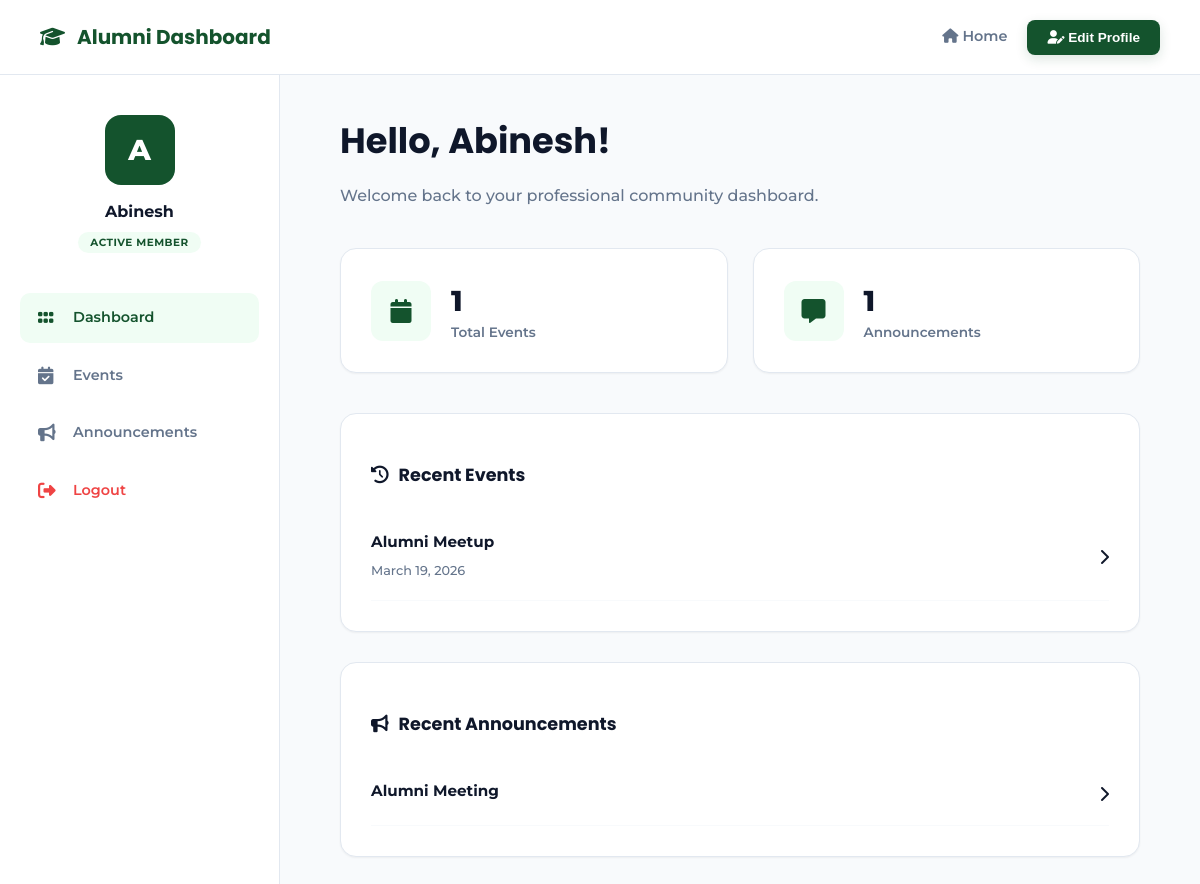
Page /alumni_app/alumni-dashboard/ (signed in) on the committed database.
### Alumni_app/models.py (models this page shows, shortened)
class Event(models.Model):
    title = models.CharField(max_length=200)
    description = models.TextField()
    date = models.DateField()
    image_url = models.URLField(blank=True, null=True)
    created_by = models.ForeignKey(User, on_delete=models.CASCADE, null=True, blank=True)
    is_approved = models.BooleanField(default=False)
    is_rejected = models.BooleanField(default=False)

class Announcement(models.Model):
    title = models.CharField(max_length=200)
    message = models.TextField()
    image_url = models.URLField(blank=True)
    posted_on = models.DateField(auto_now_add=True)

### Alumni_app/views.py (the view)
# urls.py: path('alumni-dashboard/', views.alumni_dashboard, name='alumni_dashboard'),
@login_required
def alumni_dashboard(request):
    profile, created = Profile.objects.get_or_create(user=request.user)
    context = {
        "profile": profile,
        "total_events": Event.objects.count(),
        "total_jobs": Job.objects.count(),
        "total_announcements": Announcement.objects.count(),
        "recent_events": Event.objects.order_by("-date")[:3],
        "recent_jobs": Job.objects.order_by("-posted_on")[:3],
        "recent_announcements": Announcement.objects.order_by("-posted_on")[:3],
    }
    return render(request, "alumni_dashboard.html", context)

### Alumni_app/templates/alumni_dashboard.html (shortened to what this page needs)
{% load static %}
<!doctype html>
<html lang="en">
<head>
    <link rel="stylesheet" href="{% static 'alumni_dashboard.css' %}" />
    <link rel="stylesheet" href="https://cdnjs.cloudflare.com/ajax/libs/font-awesome/6.5.0/css/all.min.css" />
</head>
<body>
    <header>
        <div class="logo">
            <i class="fa-solid fa-graduation-cap"></i>
            <span>Alumni Dashboard</span>
        </div>
        <div class="header-actions">
            <a href="{% url 'index' %}" class="nav-link-home">
                <i class="fa-solid fa-house"></i> Home
            </a>
            <button class="edit-btn highlight" onclick="openProfile()">
                <i class="fa-solid fa-user-pen"></i> Edit Profile
            </button>
        </div>
    </header>
    <div class="dashboard-container">
        <aside class="sidebar">
            <div class="profile-card">
                <div class="avatar">{{ request.user.username|first|upper }}</div>
                <p class="username">{{ request.user.username }}</p>
                <span class="status-badge">Active Member</span>
            </div>
            <nav>
                <a href="{% url 'alumni_dashboard' %}" class="nav-item active">
                    <i class="fa-solid fa-grip"></i> Dashboard
                </a>
                <a href="{% url 'create_event' %}" class="nav-item">
                    <i class="fa-solid fa-calendar-check"></i> Events
                </a>
                <a href="#" class="nav-item">
                    <i class="fa-solid fa-bullhorn"></i> Announcements
                </a>
                <a href="{% url 'logout' %}" class="nav-item logout-sidebar">
                    <i class="fa-solid fa-right-from-bracket"></i> Logout
                </a>
            </nav>
        </aside>
        <main class="main-content">
            <div class="welcome-section">
                <h1>Hello, {{ request.user.username }}!</h1>
                <p>Welcome back to your professional community dashboard.</p>
            </div>
            <div class="stats">
                <div class="card stat-card">
                    <div class="card-icon"><i class="fa-solid fa-calendar"></i></div>
                    <div class="stat-info">
                        <h2>{{ total_events|default:"0" }}</h2>
                        <p>Total Events</p>
                    </div>
                </div>
                <div class="card stat-card">
                    <div class="card-icon"><i class="fa-solid fa-message"></i></div>
                    <div class="stat-info">
                        <h2>{{ total_announcements|default:"0" }}</h2>
                        <p>Announcements</p>
                    </div>
                </div>
            </div>
            <div class="content-grid">
                <section class="events-section card">
                    <h3><i class="fa-solid fa-clock-rotate-left"></i> Recent Events</h3>
                    <div class="list-container">
                        {% for event in recent_events %}
                        <div class="list-item">
                            <div class="item-text">
                                <h4>{{ event.title }}</h4>
                                <span>{{ event.date }}</span>
                            </div>
                            <i class="fa-solid fa-chevron-right"></i>
                        </div>
                        {% empty %}
                        <p class="empty-msg">No upcoming events scheduled.</p>
                        {% endfor %}
                    </div>
                </section>
                <section class="announcements-section card">
                    <h3><i class="fa-solid fa-bullhorn"></i> Recent Announcements</h3>
                    <div class="list-container">
                        {% for announce in recent_announcements %}
                        <div class="list-item">
                            <div class="item-text">
                                <h4>{{ announce.title }}</h4>
                            </div>
                            <i class="fa-solid fa-chevron-right"></i>
                        </div>
                        {% empty %}
                        <p class="empty-msg">No announcements at this time.</p>
                        {% endfor %}
                    </div>
                </section>
            </div>
        </main>
    </div>
</body>
</html>

### Alumni_app/static/alumni_dashboard.css (style rules this page uses)
:root { --primary: #14532d; --primary-light: #f0fdf4; --accent: #166534; --success: #22c55e; --bg: #f8fafc; --white: #ffffff; --text-main: #0f172a; --text-muted: #64748b; --border: #e2e8f0; --danger: #ef4444; --shadow-sm: 0 1px 2px 0 rgb(0 0 0 / 0.05); --shadow-md: 0 4px 6px -1px rgb(0 0 0 / 0.1); }
* { box-sizing: border-box; -webkit-font-smoothing: antialiased; }
body { font-family: 'Montserrat', sans-serif; background: var(--bg); margin: 0; color: var(--text-main); line-height: 1.5; }
header { height: 75px; background: var(--white); border-bottom: 1px solid var(--border); display: flex; justify-content: space-between; align-items: center; padding: 0 40px; position: sticky; top: 0; z-index: 1000; }
header .logo { font-family: 'Poppins', sans-serif; font-weight: 700; font-size: 1.25rem; color: var(--primary); display: flex; align-items: center; gap: 12px; }
.header-actions { display: flex; align-items: center; gap: 20px; }
.nav-link-home { text-decoration: none; color: var(--text-muted); font-weight: 600; font-size: 0.9rem; transition: color 0.2s; }
.edit-btn.highlight { background: var(--primary); color: white; border: none; padding: 10px 20px; border-radius: 8px; font-weight: 700; font-size: 0.85rem; cursor: pointer; transition: all 0.3s cubic-bezier(0.4, 0, 0.2, 1); box-shadow: 0 4px 12px rgba(20, 83, 45, 0.15); }
.dashboard-container { display: flex; min-height: calc(100vh - 75px); }
.sidebar { width: 280px; background: var(--white); border-right: 1px solid var(--border); padding: 40px 20px; display: flex; flex-direction: column; }
.profile-card { text-align: center; margin-bottom: 40px; }
.avatar { width: 70px; height: 70px; background: var(--primary); color: white; border-radius: 16px; margin: 0 auto 15px; display: flex; align-items: center; justify-content: center; font-size: 1.8rem; font-weight: 800; }
.username { font-weight: 700; font-size: 1rem; margin: 0 0 5px 0; }
.status-badge { font-size: 0.65rem; color: var(--primary); background: var(--primary-light); padding: 4px 12px; border-radius: 20px; font-weight: 700; text-transform: uppercase; letter-spacing: 0.5px; }
.nav-item { display: flex; align-items: center; gap: 15px; padding: 14px 18px; color: var(--text-muted); text-decoration: none; border-radius: 10px; margin-bottom: 8px; font-weight: 600; font-size: 0.9rem; transition: 0.2s ease; }
.nav-item i { width: 20px; font-size: 1.1rem; }
.nav-item:hover, .nav-item.active { background: var(--primary-light); color: var(--primary); }
.logout-sidebar { margin-top: auto; color: var(--danger); }
.main-content { flex: 1; padding: 40px 60px; max-width: 1400px; }
.welcome-section h1 { font-family: 'Poppins', sans-serif; font-size: 2.2rem; margin: 0 0 8px 0; }
.welcome-section p { color: var(--text-muted); font-weight: 500; }
.stats { display: flex; gap: 25px; margin-top: 40px; }
.stat-card { flex: 1; display: flex; align-items: center; gap: 20px; background: var(--white); padding: 30px; border-radius: 16px; border: 1px solid var(--border); box-shadow: var(--shadow-sm); }
.card-icon { width: 60px; height: 60px; background: var(--primary-light); color: var(--primary); border-radius: 12px; display: flex; align-items: center; justify-content: center; font-size: 1.5rem; }
.stat-info h2 { margin: 0; font-size: 1.8rem; font-weight: 800; }
.stat-info p { margin: 0; color: var(--text-muted); font-weight: 600; font-size: 0.85rem; }
.content-grid { display: grid; grid-template-columns: repeat(auto-fit, minmax(400px, 1fr)); gap: 30px; margin-top: 40px; }
.card { background: var(--white); padding: 30px; border-radius: 16px; border: 1px solid var(--border); box-shadow: var(--shadow-sm); }
.card h3 { font-family: 'Poppins', sans-serif; font-size: 1.1rem; margin-bottom: 25px; display: flex; align-items: center; gap: 10px; }
.list-item { display: flex; justify-content: space-between; align-items: center; padding: 18px 0; border-bottom: 1px solid var(--bg); transition: padding-left 0.2s; }
.list-item h4 { margin: 0 0 4px 0; font-size: 0.95rem; font-weight: 700; }
.list-item span { font-size: 0.8rem; color: var(--text-muted); font-weight: 500; }

### rows in the picture
Event: title "Alumni Meetup", date "March 19, 2026"
Announcement: title "Alumni Meeting"

### other values in the picture
{{ request.user.username|first|upper }} "A"
{{ request.user.username }} "Abinesh"
{{ total_events|default:"0" }} "1"
{{ total_announcements|default:"0" }} "1"
